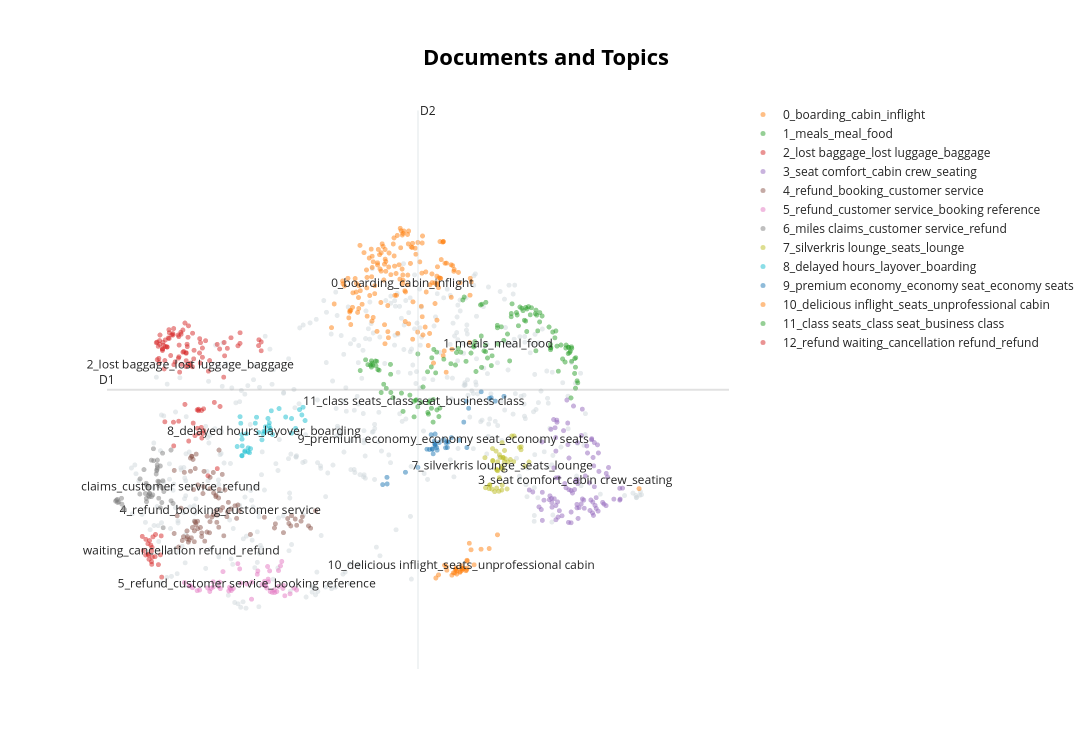

Notebook code for this chart:
### Markdown cell above
We can see how each group is categorised in the graph below. According to the graph below, we can see that BERTopic is fairly well categorised.

### Code cell
docs = df_slice_after["text"].tolist()

computed_embeddings = embedding_model.encode(docs)
# Run the visualization with the original embeddings
#topic_model.visualize_documents(docs, embeddings=computed_embeddings)

# Reduce dimensionality of embeddings, this step is optional but much faster to perform iteratively:
reduced_embeddings = UMAP(n_neighbors=15, n_components=2, min_dist=0.05, metric='cosine', random_state=3845).fit_transform(computed_embeddings)
topic_model.visualize_documents(docs, reduced_embeddings=reduced_embeddings)
